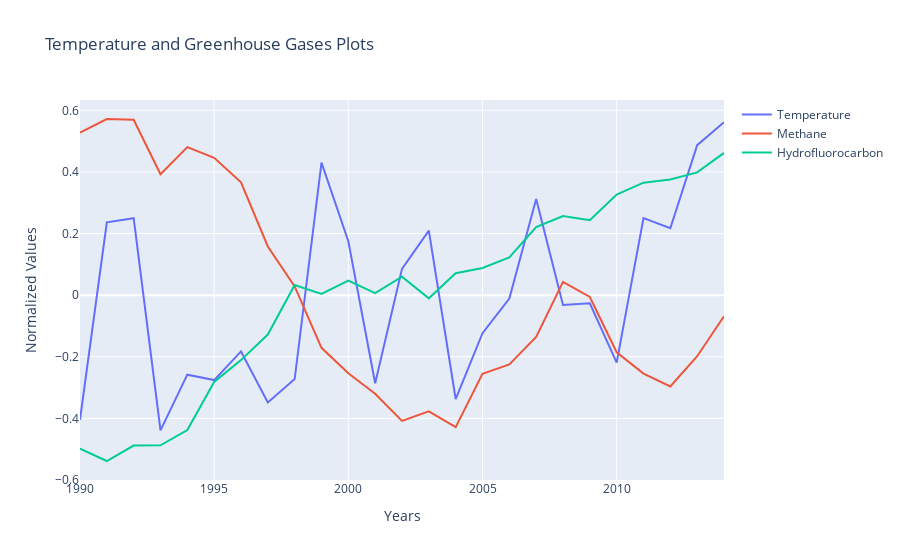

This figure's notebook cell:
### Markdown cell above
### We see that N2O actually has an great correalation with temperature. Spikes in N2O levels are immediately followed by drastic increase in temperature.

### CO2 consistently produces higher temperatures. We see a dip in the CO2 levels after 2007-2008 with the passing of major CO2 regulation in Europe and around the world)

### Code cell
trace0 = go.Scatter(
    x = part3_norm.index,
    y = part3_norm['temp'],
    mode = 'lines',
    name = 'Temperature'
)

trace3 = go.Scatter(
    x = part3_norm.index,
    y = part3_norm['methane'],
    mode = 'lines',
    name = 'Methane'
)

trace4 = go.Scatter(
    x = part3_norm.index,
    y = part3_norm['hcfc'],
    mode = 'lines',
    name = 'Hydrofluorocarbon'
)

layout = go.Layout(
    title='Temperature and Greenhouse Gases Plots',
    xaxis=dict(
        title='Years',
    ),
    yaxis=dict(
        title='Normalized Values',
    )
)

data = [trace0,trace3,trace4]
fig = go.Figure(data=data, layout=layout)
iplot(fig)

### Figure 1 — Plotly figure (JSON) as saved in the notebook; plotly's stock layout.template omitted (floating-point values rounded to 4 significant figures)
{"data": [{"mode": "lines", "name": "Temperature", "type": "scatter", "x": [1990, 1991, 1992, 1993, 1994, 1995, 1996, 1997, 1998, 1999, 2000, 2001, 2002, 2003, 2004, 2005, 2006, 2007, 2008, 2009, 2010, 2011, 2012, 2013, 2014], "y": [-0.4045, 0.2366, 0.25, -0.4387, -0.258, -0.2756, -0.1826, -0.3483, -0.2724, 0.4301, 0.1748, -0.2858, 0.08547, 0.2094, -0.3371, -0.1235, -0.01085, 0.3125, -0.03172, -0.02619, -0.2191, 0.2501, 0.2172, 0.487, 0.5613]}, {"mode": "lines", "name": "Methane", "type": "scatter", "x": [1990, 1991, 1992, 1993, 1994, 1995, 1996, 1997, 1998, 1999, 2000, 2001, 2002, 2003, 2004, 2005, 2006, 2007, 2008, 2009, 2010, 2011, 2012, 2013, 2014], "y": [0.5277, 0.5718, 0.5695, 0.3924, 0.4805, 0.4458, 0.3662, 0.158, 0.02828, -0.1708, -0.2537, -0.3202, -0.4082, -0.3774, -0.4282, -0.2554, -0.2245, -0.1359, 0.04309, -0.005851, -0.1853, -0.2544, -0.2963, -0.1983, -0.06864]}, {"mode": "lines", "name": "Hydrofluorocarbon", "type": "scatter", "x": [1990, 1991, 1992, 1993, 1994, 1995, 1996, 1997, 1998, 1999, 2000, 2001, 2002, 2003, 2004, 2005, 2006, 2007, 2008, 2009, 2010, 2011, 2012, 2013, 2014], "y": [-0.4979, -0.5383, -0.4881, -0.4874, -0.4377, -0.2818, -0.2108, -0.1279, 0.03283, 0.003794, 0.04703, 0.006402, 0.05987, -0.01038, 0.07098, 0.08817, 0.1228, 0.2211, 0.2568, 0.2433, 0.3267, 0.3652, 0.3753, 0.3984, 0.4617]}], "layout": {"title": {"text": "Temperature and Greenhouse Gases Plots"}, "xaxis": {"title": {"text": "Years"}}, "yaxis": {"title": {"text": "Normalized Values"}}}}
